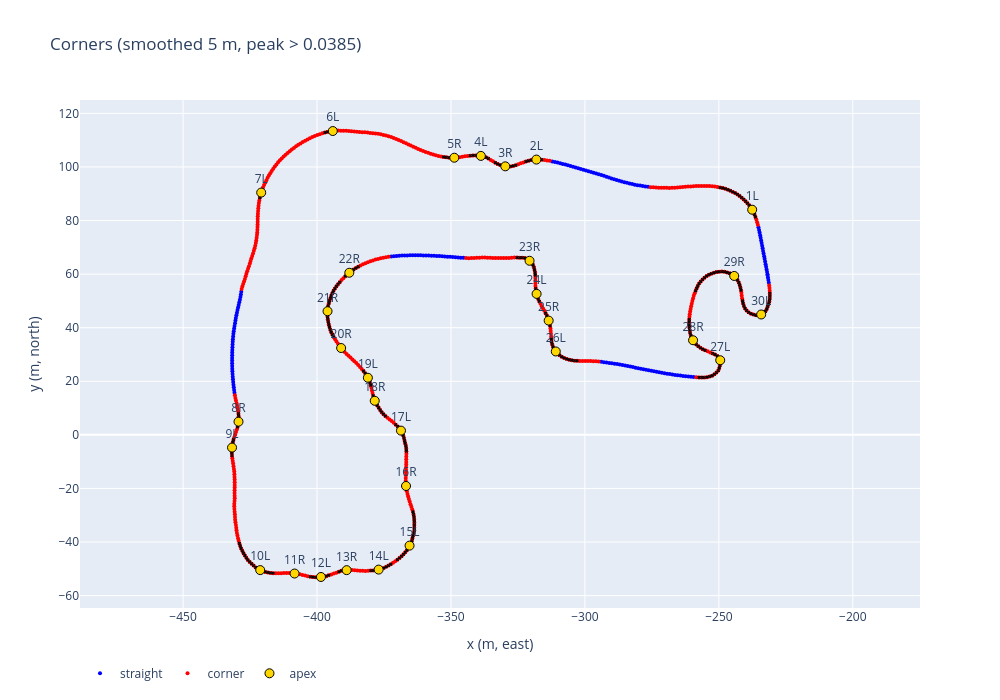

Notebook cell for this chart:
### Markdown cell above
so we have about 30 apexes, an apex != corner, a corner can have more than one apex.

### Code cell
import numpy as np
import pandas as pd
import plotly.graph_objects as go
from src.loader import load_centerline

K_STRAIGHT = 0.021     # |curvature| below this = straight-ish
MIN_STRAIGHT_M = 20    # straight-ish stretch must be at least this long
K_CORNER = 0.0385      # |curvature| above this = clearly a corner
SMOOTH_WINDOW_M = 5    # rolling-mean window (odd number, 1 point = 1 m)



def runs_of(mask: np.ndarray) -> np.ndarray:
    """Number each run of consecutive equal values; first and last run joined (track is a loop)."""
    run_id = np.concatenate([[0], np.cumsum(mask[1:] != mask[:-1])])
    if mask[0] == mask[-1] and run_id[-1] != 0:
        run_id[run_id == run_id[-1]] = 0
    return run_id

cl = load_centerline()
cl["curvature_smooth"] = smooth_circular(cl["curvature"].to_numpy(), SMOOTH_WINDOW_M)
curv = cl["curvature_smooth"].abs().to_numpy()      # |curvature|, one value per metre

# straights: low curvature for at least MIN_STRAIGHT_M
low = curv < K_STRAIGHT
low_runs = runs_of(low)
cl["is_straight"] = low & (np.bincount(low_runs)[low_runs] >= MIN_STRAIGHT_M)

# apexes: one per run of high curvature, at its sharpest point
high = curv > K_CORNER
cl["high_run"] = runs_of(high)
apex_idx = cl[high].groupby("high_run")["curvature_smooth"].apply(lambda c: c.abs().idxmax())
apexes = cl.loc[apex_idx].sort_values("s").reset_index(drop=True)
apexes["corner"] = np.arange(1, len(apexes) + 1)
apexes["direction"] = np.where(apexes["curvature_smooth"] > 0, "L", "R")

# plot
fig = go.Figure()
for is_straight, colour, name in [(True, "blue", "straight"), (False, "red", "corner")]:
    part = cl[cl["is_straight"] == is_straight]
    fig.add_trace(go.Scatter(
        x=part["x"], y=part["y"], mode="markers",
        marker=dict(size=4, color=colour),
        customdata=part[["s", "curvature_smooth"]],
        hovertemplate="s=%{customdata[0]:.0f} m<br>curvature=%{customdata[1]:.04f}<extra></extra>",
        name=name,
    ))

sharp = cl[high]
fig.add_trace(go.Scatter(
    x=sharp["x"], y=sharp["y"], mode="markers",
    marker=dict(size=3, color="black", symbol="x"),
    hoverinfo="skip", showlegend=False,
))

fig.add_trace(go.Scatter(
    x=apexes["x"], y=apexes["y"], mode="markers+text",
    marker=dict(size=9, color="gold", line=dict(width=1, color="black")),
    text=apexes["corner"].astype(str) + apexes["direction"],
    textposition="top center",
    customdata=apexes[["s", "curvature_smooth"]],
    hovertemplate="apex s=%{customdata[0]:.0f} m<br>curvature=%{customdata[1]:.04f}<extra></extra>",
    name="apex",
))

fig.update_yaxes(scaleanchor="x", scaleratio=1)
fig.update_layout(title=f"Corners (smoothed {SMOOTH_WINDOW_M} m, peak > {K_CORNER})",
                  xaxis_title="x (m, east)", yaxis_title="y (m, north)",
                  height=700, width=1000, legend=dict(orientation="h", y=-0.1))
fig.show()

### Figure 1 — Plotly figure (JSON) as saved in the notebook; plotly's stock layout.template omitted (floating-point values rounded to 4 significant figures; data arrays with more than 128 entries replaced by an {"elided": "..."} marker saying what was removed)
{"data": [{"customdata": {"elided": "164x2 float values"}, "hovertemplate": "s=%{customdata[0]:.0f} m<br>curvature=%{customdata[1]:.04f}<extra></extra>", "marker": {"color": "blue", "size": 4}, "mode": "markers", "name": "straight", "type": "scatter", "x": {"elided": "164 float values"}, "y": {"elided": "164 float values"}}, {"customdata": {"elided": "642x2 float values"}, "hovertemplate": "s=%{customdata[0]:.0f} m<br>curvature=%{customdata[1]:.04f}<extra></extra>", "marker": {"color": "red", "size": 4}, "mode": "markers", "name": "corner", "type": "scatter", "x": {"elided": "642 float values"}, "y": {"elided": "642 float values"}}, {"hoverinfo": "skip", "marker": {"color": "black", "size": 3, "symbol": "x"}, "mode": "markers", "showlegend": false, "type": "scatter", "x": {"elided": "314 float values"}, "y": {"elided": "314 float values"}}, {"customdata": [[25.0, 0.0668], [110.0, 0.06999], [122.0, -0.1148], [132.0, 0.09644], [142.0, -0.05269], [189.0, 0.04847], [226.0, 0.0409], [313.0, -0.07124], [323.0, 0.06125], [372.0, 0.09376], [385.0, -0.03897], [395.0, 0.07428], [405.0, -0.07795], [417.0, 0.07262], [432.0, 0.07704], [455.0, -0.04702], [476.0, 0.104], [491.0, -0.06452], [500.0, 0.07181], [515.0, -0.04065], [530.0, -0.07179], [547.0, -0.04178], [616.0, -0.2], [629.0, 0.06665], [640.0, -0.06123], [652.0, 0.126], [719.0, 0.2493], [732.0, -0.117], [769.0, -0.1533], [789.0, 0.246]], "hovertemplate": "apex s=%{customdata[0]:.0f} m<br>curvature=%{customdata[1]:.04f}<extra></extra>", "marker": {"color": "gold", "line": {"color": "black", "width": 1}, "size": 9}, "mode": "markers+text", "name": "apex", "text": ["1L", "2L", "3R", "4L", "5R", "6L", "7L", "8R", "9L", "10L", "11R", "12L", "13R", "14L", "15L", "16R", "17L", "18R", "19L", "20R", "21R", "22R", "23R", "24L", "25R", "26L", "27L", "28R", "29R", "30L"], "textposition": "top center", "type": "scatter", "x": [-237.6, -318.1, -329.7, -338.8, -348.8, -394.1, -420.8, -429.3, -431.7, -421.2, -408.4, -398.5, -388.9, -377.0, -365.5, -366.8, -368.7, -378.5, -381.0, -391.0, -396.1, -388.0, -320.7, -318.0, -313.5, -310.9, -249.5, -259.6, -244.3, -234.2], "y": [84.04, 102.8, 100.2, 104.1, 103.4, 113.4, 90.43, 4.913, -4.76, -50.48, -51.76, -53.05, -50.5, -50.29, -41.35, -19.09, 1.575, 12.71, 21.31, 32.41, 46.15, 60.51, 64.97, 52.63, 42.64, 31.13, 27.86, 35.31, 59.32, 44.93]}], "layout": {"height": 700, "legend": {"orientation": "h", "y": -0.1}, "title": {"text": "Corners (smoothed 5 m, peak > 0.0385)"}, "width": 1000, "xaxis": {"title": {"text": "x (m, east)"}}, "yaxis": {"scaleanchor": "x", "scaleratio": 1, "title": {"text": "y (m, north)"}}}}
